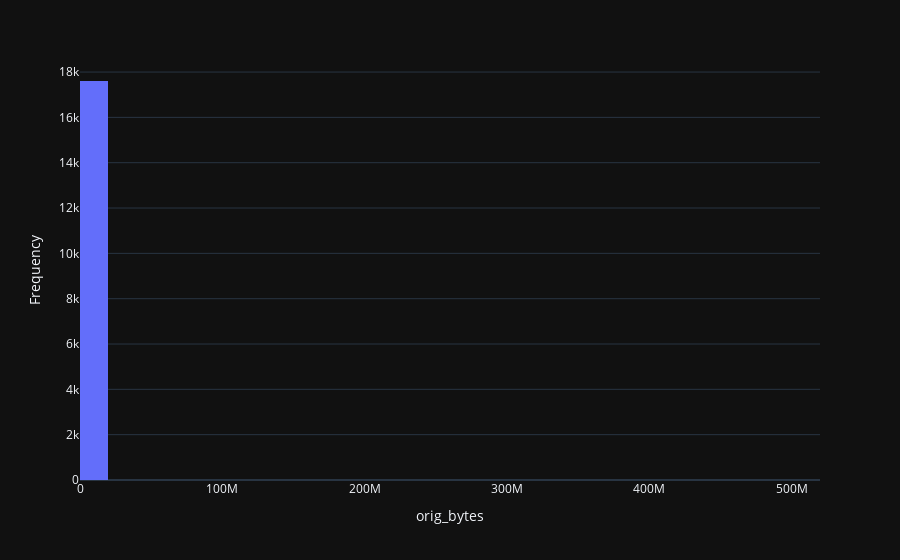

Here is the notebook cell this chart was saved with:
### Code cell
hist(conn_df, "orig_bytes")

### Figure 1 — Plotly figure (JSON) as saved in the notebook; plotly's stock layout.template omitted (floating-point values rounded to 4 significant figures; data arrays with more than 128 entries replaced by an {"elided": "..."} marker saying what was removed)
{"data": [{"alignmentgroup": "True", "bingroup": "x", "hovertemplate": "orig_bytes=%{x}<br>count=%{y}<extra></extra>", "legendgroup": "", "marker": {"color": "#636efa", "pattern": {"shape": ""}}, "name": "", "nbinsx": 50, "offsetgroup": "", "orientation": "v", "showlegend": false, "type": "histogram", "x": {"elided": "24269 int values"}, "xaxis": "x", "yaxis": "y"}], "layout": {"barmode": "relative", "legend": {"tracegroupgap": 0}, "margin": {"t": 60}, "xaxis": {"anchor": "y", "domain": [0, 1], "title": {"text": "orig_bytes"}}, "yaxis": {"anchor": "x", "domain": [0, 1], "title": {"text": "Frequency"}}}}
